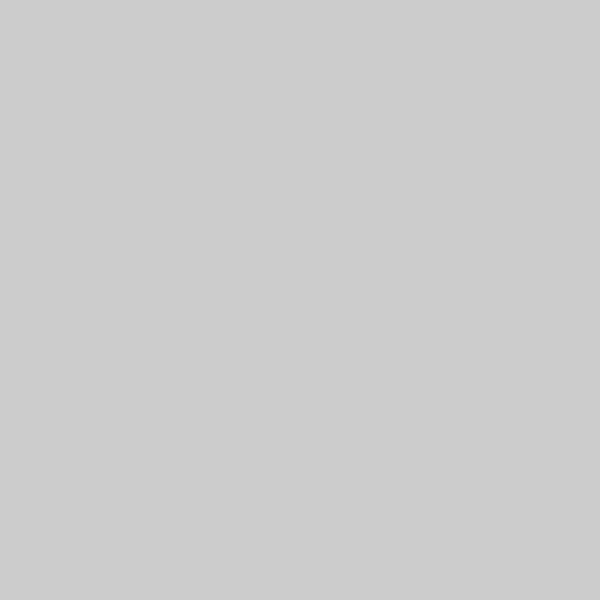
Frame 1 (no input)
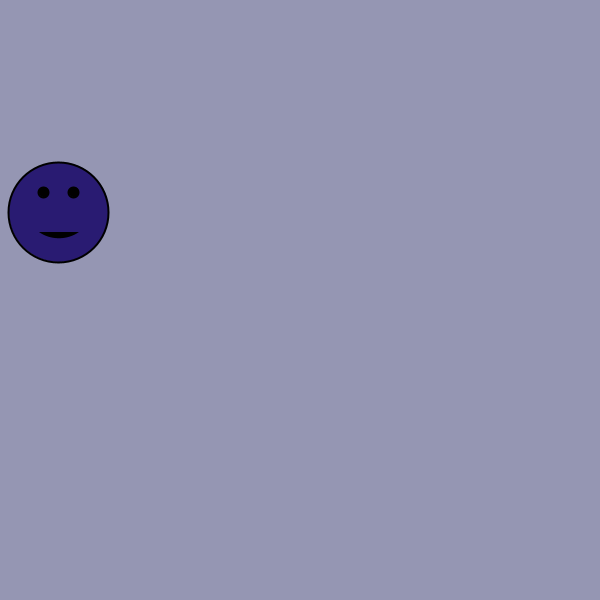
Frame 60 (the mouse pressed at the canvas centre just before this capture)
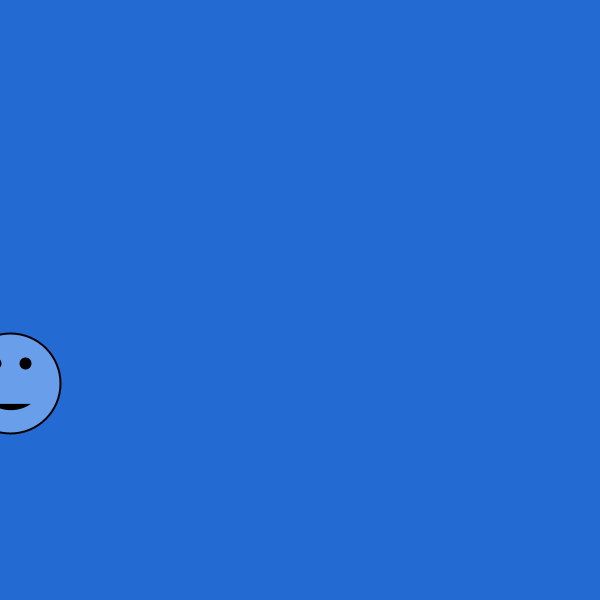
Frame 120 (the mouse held since frame 60 and released just before this capture)

The Processing sketch that drew these frames (run headless with seeded random() and noise(); from frame 60 on, the mouse is pressed at the canvas centre):

// Processing sketch: processing_171507
// ── processing_171507.pde

Counter counter;
 
int count = 0;

void setup() {
  size(600, 600);
  counter = new Counter(1000);
  counter.start();
}
 
 
void draw() {
 
  //causes the smiley face to appear in random place on grid
  float x = (random(400));
  float y = (random(400));
   
 
  if (counter.isDone()) {
   //change background every second randomly
   background(color(random(255), random(255), random(255)));
   
   //face
    fill(color(random(255), random(255), random(255)));
    stroke(0);
    strokeWeight(2);
    ellipse(x, y, 100, 100);
   
   //left eye 
    fill(0);
    ellipse(x+15,y-20,10,10);
   
    //right eye
    ellipse(x-15,y-20,10,10);
   
   //smile
    noStroke();
    curve(x-50, y-30, x-20, y+20, x+20, y+20, x+50, y-30);
    
    //prints every second
    println("one second passed");
     
    count++;
    counter.start();
  }
 

  if (count == 60) {
    //After every one minute, screen flashes one minute has passed
    fill(color(random(255), random(255), random(255)));
    textSize(50);
    text("Minute Has Passed", 80, 230);
    //prints one minute has passed
    println("Minute Has Passed");
    fill(0);
    count = 0;
  }
 
}

class Counter {
  
  int savedTime;
  int totalTime;
   
  Counter(int temptotalTime) {
    totalTime = temptotalTime;
  }
   
  
  void start() {
    savedTime = millis();
  }
 
  boolean isDone() {
  
    int passedTime = millis()- savedTime;
    if (passedTime > totalTime) {
      return true;
    } else {
      return false;
    }
  }
}
